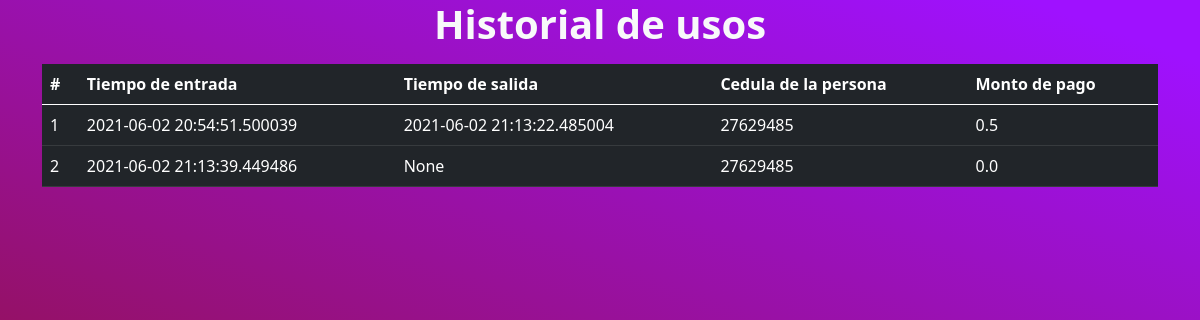
Page /history/27629485 on the committed database.
### app/models.py (models this page shows, shortened)
class Usage(db.Model):
    id = db.Column(db.Integer, primary_key=True)
    in_time = db.Column(db.DateTime, nullable=False)
    out_time = db.Column(db.DateTime)
    person_id_document = db.Column(
        db.Integer, db.ForeignKey('person.id_document'))
    total_charge = db.Column(db.Float, nullable=False, default=0.0)

### app/index/routes.py (the view)
@index.route("/history/<id>")
def history(id):
    usages = Usage.query.filter_by(person_id_document=id).all()
    return render_template("usage_table.html", usages=usages)

### app/templates/usage_table.html
{% extends "home.html" %}
{% block content %}
    <h1 class="text-center text-light fw-bolder">Historial de usos</h1>
    <div class="mt-3">
        <table class="table table-dark table-hover">
            <thead>
                <tr>
                    <th>#</th>
                    <th>Tiempo de entrada</th>
                    <th>Tiempo de salida</th>
                    <th>Cedula de la persona</th>
                    <th>Monto de pago</th>
                </tr>
            </thead>
            <tbody>
                {% for usage in usages %}
                    <tr>
                        <td>{{ usage.id }}</td>
                        <td>{{ usage.in_time }}</td>
                        <td>{{ usage.out_time }}</td>
                        <td>{{ usage.person_id_document }}</td>
                        <td>{{ usage.total_charge }}</td>
                    </tr>
                {% endfor %}
            </tbody>
        </table>
    </div>
{% endblock content %}

### app/static/css/style.css (style rules this page uses)
body { background: rgb(143,17,17) fixed no-repeat; background: linear-gradient(20deg, rgba(143,17,17,1) 7%, rgba(159,17,255,1) 95%) fixed no-repeat; }

### rows in the picture
Usage: id "1", in_time "2021-06-02 20:54:51.500039", out_time "2021-06-02 21:13:22.485004", person_id_document "27629485", total_charge "0.5"
Usage: id "2", in_time "2021-06-02 21:13:39.449486", out_time "None", person_id_document "27629485", total_charge "0.0"
